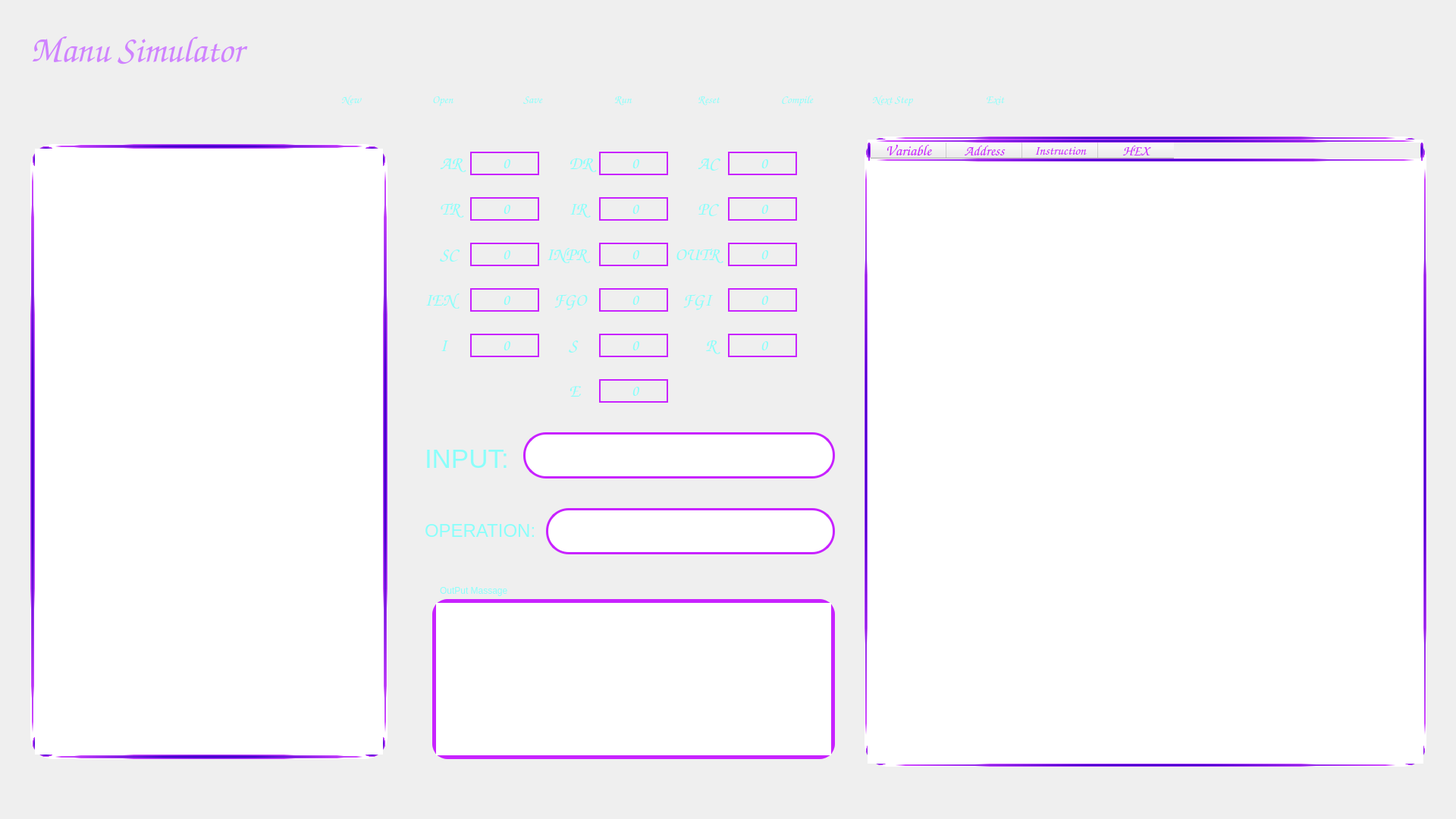
<?xml version="1.0" encoding="UTF-8"?>
<ui version="4.0">
 <class>Widget</class>
 <widget class="QWidget" name="Widget">
  <property name="geometry">
   <rect>
    <x>0</x>
    <y>0</y>
    <width>1920</width>
    <height>1080</height>
   </rect>
  </property>
  <property name="windowTitle">
   <string>Widget</string>
  </property>
  <property name="styleSheet">
   <string notr="true">background-color: rgb(26, 26, 26);
QHeaderView::section {
    background-color: #blabla;
}</string>
  </property>
  <widget class="QTextEdit" name="TextBox">
   <property name="geometry">
    <rect>
     <x>40</x>
     <y>190</y>
     <width>471</width>
     <height>811</height>
    </rect>
   </property>
   <property name="font">
    <font>
     <family>Comic Sans MS</family>
     <pointsize>20</pointsize>
     <bold>true</bold>
    </font>
   </property>
   <property name="styleSheet">
    <string notr="true">border: 6px solid rgb(200, 34, 255);
border-color: qradialgradient(spread:pad, cx:0.5, cy:0.5, radius:0.5, fx:0.5, fy:0.5, stop:0.338798 rgba(67, 0, 206, 255), stop:0.961749 rgba(206, 71, 255, 255), stop:1 rgba(255, 255, 255, 255));
border-radius: 30px;
color: rgb(138, 255, 251);
text-align: center;</string>
   </property>
   <property name="frameShape">
    <enum>QFrame::StyledPanel</enum>
   </property>
   <property name="lineWidth">
    <number>32</number>
   </property>
   <property name="html">
    <string>&lt;!DOCTYPE HTML PUBLIC &quot;-//W3C//DTD HTML 4.0//EN&quot; &quot;http://www.w3.org/TR/REC-html40/strict.dtd&quot;&gt;
&lt;html&gt;&lt;head&gt;&lt;meta name=&quot;qrichtext&quot; content=&quot;1&quot; /&gt;&lt;meta charset=&quot;utf-8&quot; /&gt;&lt;style type=&quot;text/css&quot;&gt;
p, li { white-space: pre-wrap; }
&lt;/style&gt;&lt;/head&gt;&lt;body style=&quot; font-family:'Comic Sans MS'; font-size:20pt; font-weight:700; font-style:normal;&quot;&gt;
&lt;p align=&quot;center&quot; style=&quot;-qt-paragraph-type:empty; margin-top:0px; margin-bottom:0px; margin-left:0px; margin-right:0px; -qt-block-indent:0; text-indent:0px;&quot;&gt;&lt;br /&gt;&lt;/p&gt;&lt;/body&gt;&lt;/html&gt;</string>
   </property>
  </widget>
  <widget class="QPushButton" name="New_Btn">
   <property name="geometry">
    <rect>
     <x>420</x>
     <y>10</y>
     <width>100</width>
     <height>100</height>
    </rect>
   </property>
   <property name="toolTip">
    <string>&lt;html&gt;&lt;head/&gt;&lt;body&gt;&lt;p align=&quot;center&quot;&gt;New&lt;/p&gt;&lt;/body&gt;&lt;/html&gt;</string>
   </property>
   <property name="whatsThis">
    <string>&lt;html&gt;&lt;head/&gt;&lt;body&gt;&lt;p align=&quot;center&quot;&gt;New File&lt;/p&gt;&lt;/body&gt;&lt;/html&gt;</string>
   </property>
   <property name="styleSheet">
    <string notr="true">background-image: url(:/Pictures/New.png);
border: none;</string>
   </property>
   <property name="text">
    <string/>
   </property>
  </widget>
  <widget class="QPushButton" name="Open_Btn">
   <property name="geometry">
    <rect>
     <x>540</x>
     <y>10</y>
     <width>100</width>
     <height>100</height>
    </rect>
   </property>
   <property name="toolTip">
    <string>&lt;html&gt;&lt;head/&gt;&lt;body&gt;&lt;p align=&quot;center&quot;&gt;Open&lt;/p&gt;&lt;/body&gt;&lt;/html&gt;</string>
   </property>
   <property name="whatsThis">
    <string>&lt;html&gt;&lt;head/&gt;&lt;body&gt;&lt;p align=&quot;center&quot;&gt;Open File&lt;/p&gt;&lt;/body&gt;&lt;/html&gt;</string>
   </property>
   <property name="styleSheet">
    <string notr="true">background-image: url(:/Pictures/Open_Folder.png);
border: none;</string>
   </property>
   <property name="text">
    <string/>
   </property>
  </widget>
  <widget class="QPushButton" name="Compile_Btn">
   <property name="geometry">
    <rect>
     <x>1010</x>
     <y>20</y>
     <width>100</width>
     <height>100</height>
    </rect>
   </property>
   <property name="toolTip">
    <string>&lt;html&gt;&lt;head/&gt;&lt;body&gt;&lt;p align=&quot;center&quot;&gt;Compile&lt;/p&gt;&lt;/body&gt;&lt;/html&gt;</string>
   </property>
   <property name="styleSheet">
    <string notr="true">background-image: url(:/Pictures/compile.png);
border: none;</string>
   </property>
   <property name="text">
    <string/>
   </property>
  </widget>
  <widget class="QPushButton" name="Save_Btn">
   <property name="geometry">
    <rect>
     <x>660</x>
     <y>10</y>
     <width>100</width>
     <height>100</height>
    </rect>
   </property>
   <property name="toolTip">
    <string>&lt;html&gt;&lt;head/&gt;&lt;body&gt;&lt;p align=&quot;center&quot;&gt;Save&lt;/p&gt;&lt;/body&gt;&lt;/html&gt;</string>
   </property>
   <property name="styleSheet">
    <string notr="true">background-image: url(:/Pictures/save.png);
border: none;</string>
   </property>
   <property name="text">
    <string/>
   </property>
  </widget>
  <widget class="QPushButton" name="Run_Btn">
   <property name="geometry">
    <rect>
     <x>770</x>
     <y>10</y>
     <width>100</width>
     <height>100</height>
    </rect>
   </property>
   <property name="toolTip">
    <string>&lt;html&gt;&lt;head/&gt;&lt;body&gt;&lt;p align=&quot;center&quot;&gt;Run&lt;/p&gt;&lt;/body&gt;&lt;/html&gt;</string>
   </property>
   <property name="styleSheet">
    <string notr="true">background-image: url(:/Pictures/Run.png);
border: none;</string>
   </property>
   <property name="text">
    <string/>
   </property>
  </widget>
  <widget class="QPushButton" name="Next_Step_Btn">
   <property name="geometry">
    <rect>
     <x>1130</x>
     <y>10</y>
     <width>100</width>
     <height>100</height>
    </rect>
   </property>
   <property name="toolTip">
    <string>&lt;html&gt;&lt;head/&gt;&lt;body&gt;&lt;p align=&quot;center&quot;&gt;Next Step&lt;/p&gt;&lt;/body&gt;&lt;/html&gt;</string>
   </property>
   <property name="styleSheet">
    <string notr="true">background-image: url(:/Pictures/Next.png);
border: none;</string>
   </property>
   <property name="text">
    <string/>
   </property>
  </widget>
  <widget class="QPushButton" name="Reset_Btn">
   <property name="geometry">
    <rect>
     <x>890</x>
     <y>10</y>
     <width>100</width>
     <height>100</height>
    </rect>
   </property>
   <property name="toolTip">
    <string>&lt;html&gt;&lt;head/&gt;&lt;body&gt;&lt;p align=&quot;center&quot;&gt;Reset&lt;/p&gt;&lt;/body&gt;&lt;/html&gt;</string>
   </property>
   <property name="styleSheet">
    <string notr="true">background-image: url(:/Pictures/Reset.png);
border: none;</string>
   </property>
   <property name="text">
    <string/>
   </property>
  </widget>
  <widget class="QLabel" name="Compile">
   <property name="geometry">
    <rect>
     <x>1030</x>
     <y>110</y>
     <width>81</width>
     <height>41</height>
    </rect>
   </property>
   <property name="font">
    <font>
     <family>Comic Sans MS</family>
     <pointsize>11</pointsize>
    </font>
   </property>
   <property name="styleSheet">
    <string notr="true">color: rgb(138, 255, 251);</string>
   </property>
   <property name="text">
    <string>Compile</string>
   </property>
  </widget>
  <widget class="QLabel" name="Reset">
   <property name="geometry">
    <rect>
     <x>920</x>
     <y>110</y>
     <width>81</width>
     <height>41</height>
    </rect>
   </property>
   <property name="font">
    <font>
     <family>Comic Sans MS</family>
     <pointsize>11</pointsize>
    </font>
   </property>
   <property name="styleSheet">
    <string notr="true">color: rgb(138, 255, 251);</string>
   </property>
   <property name="text">
    <string>Reset</string>
   </property>
  </widget>
  <widget class="QLabel" name="Next">
   <property name="geometry">
    <rect>
     <x>1150</x>
     <y>110</y>
     <width>81</width>
     <height>41</height>
    </rect>
   </property>
   <property name="font">
    <font>
     <family>Comic Sans MS</family>
     <pointsize>11</pointsize>
    </font>
   </property>
   <property name="styleSheet">
    <string notr="true">color: rgb(138, 255, 251);</string>
   </property>
   <property name="text">
    <string>Next Step</string>
   </property>
  </widget>
  <widget class="QLabel" name="Run">
   <property name="geometry">
    <rect>
     <x>810</x>
     <y>110</y>
     <width>81</width>
     <height>41</height>
    </rect>
   </property>
   <property name="font">
    <font>
     <family>Comic Sans MS</family>
     <pointsize>11</pointsize>
    </font>
   </property>
   <property name="styleSheet">
    <string notr="true">color: rgb(138, 255, 251);</string>
   </property>
   <property name="text">
    <string>Run</string>
   </property>
  </widget>
  <widget class="QLabel" name="Save">
   <property name="geometry">
    <rect>
     <x>690</x>
     <y>110</y>
     <width>81</width>
     <height>41</height>
    </rect>
   </property>
   <property name="font">
    <font>
     <family>Comic Sans MS</family>
     <pointsize>11</pointsize>
    </font>
   </property>
   <property name="styleSheet">
    <string notr="true">color: rgb(138, 255, 251);</string>
   </property>
   <property name="text">
    <string>Save</string>
   </property>
  </widget>
  <widget class="QLabel" name="Open">
   <property name="geometry">
    <rect>
     <x>570</x>
     <y>110</y>
     <width>81</width>
     <height>41</height>
    </rect>
   </property>
   <property name="font">
    <font>
     <family>Comic Sans MS</family>
     <pointsize>11</pointsize>
    </font>
   </property>
   <property name="styleSheet">
    <string notr="true">color: rgb(138, 255, 251);</string>
   </property>
   <property name="text">
    <string>Open</string>
   </property>
  </widget>
  <widget class="QLabel" name="New">
   <property name="geometry">
    <rect>
     <x>450</x>
     <y>110</y>
     <width>81</width>
     <height>41</height>
    </rect>
   </property>
   <property name="font">
    <font>
     <family>Comic Sans MS</family>
     <pointsize>11</pointsize>
    </font>
   </property>
   <property name="styleSheet">
    <string notr="true">color: rgb(138, 255, 251);</string>
   </property>
   <property name="text">
    <string>New</string>
   </property>
  </widget>
  <widget class="QLabel" name="label">
   <property name="geometry">
    <rect>
     <x>560</x>
     <y>570</y>
     <width>161</width>
     <height>71</height>
    </rect>
   </property>
   <property name="styleSheet">
    <string notr="true">color: rgb(138, 255, 251);</string>
   </property>
   <property name="lineWidth">
    <number>1</number>
   </property>
   <property name="text">
    <string>&lt;html&gt;&lt;head/&gt;&lt;body&gt;&lt;p&gt;&lt;span style=&quot; font-size:26pt;&quot;&gt;INPUT:&lt;/span&gt;&lt;/p&gt;&lt;/body&gt;&lt;/html&gt;</string>
   </property>
  </widget>
  <widget class="QLineEdit" name="input">
   <property name="geometry">
    <rect>
     <x>690</x>
     <y>570</y>
     <width>411</width>
     <height>61</height>
    </rect>
   </property>
   <property name="font">
    <font>
     <family>Comic Sans MS</family>
     <pointsize>14</pointsize>
    </font>
   </property>
   <property name="styleSheet">
    <string notr="true">border: 3px solid rgb(200, 34, 255);
border-radius: 30px;
color: rgb(138, 255, 251);</string>
   </property>
  </widget>
  <widget class="QTextBrowser" name="OutPut_Message">
   <property name="geometry">
    <rect>
     <x>570</x>
     <y>790</y>
     <width>531</width>
     <height>211</height>
    </rect>
   </property>
   <property name="font">
    <font>
     <family>Comic Sans MS</family>
     <pointsize>12</pointsize>
    </font>
   </property>
   <property name="styleSheet">
    <string notr="true">border: 5px solid rgb(200, 34, 255);
border-radius: 20px;
color: rgb(138, 255, 251);</string>
   </property>
  </widget>
  <widget class="QLabel" name="label_2">
   <property name="geometry">
    <rect>
     <x>560</x>
     <y>680</y>
     <width>181</width>
     <height>41</height>
    </rect>
   </property>
   <property name="styleSheet">
    <string notr="true">color: rgb(138, 255, 251);</string>
   </property>
   <property name="lineWidth">
    <number>1</number>
   </property>
   <property name="text">
    <string>&lt;html&gt;&lt;head/&gt;&lt;body&gt;&lt;p&gt;&lt;span style=&quot; font-size:18pt;&quot;&gt;OPERATION:&lt;/span&gt;&lt;/p&gt;&lt;/body&gt;&lt;/html&gt;</string>
   </property>
  </widget>
  <widget class="QLineEdit" name="Def_Op">
   <property name="geometry">
    <rect>
     <x>720</x>
     <y>670</y>
     <width>381</width>
     <height>61</height>
    </rect>
   </property>
   <property name="font">
    <font>
     <family>Comic Sans MS</family>
     <pointsize>11</pointsize>
    </font>
   </property>
   <property name="styleSheet">
    <string notr="true">border: 3px solid rgb(200, 34, 255);
border-radius: 30px;
color: rgb(138, 255, 251);</string>
   </property>
   <property name="text">
    <string/>
   </property>
  </widget>
  <widget class="QTableWidget" name="Answer_Table">
   <property name="geometry">
    <rect>
     <x>1140</x>
     <y>180</y>
     <width>741</width>
     <height>831</height>
    </rect>
   </property>
   <property name="font">
    <font>
     <pointsize>18</pointsize>
    </font>
   </property>
   <property name="styleSheet">
    <string notr="true">border: 4px solid rgb(200, 34, 255);
border-color: qradialgradient(spread:pad, cx:0.5, cy:0.5, radius:0.5, fx:0.5, fy:0.5, stop:0.338798 rgba(67, 0, 206, 255), stop:0.961749 rgba(206, 71, 255, 255), stop:1 rgba(255, 255, 255, 255));
border-radius: 30px;
color: rgb(200, 34, 255);
</string>
   </property>
   <property name="frameShape">
    <enum>QFrame::StyledPanel</enum>
   </property>
   <property name="gridStyle">
    <enum>Qt::DashLine</enum>
   </property>
   <property name="rowCount">
    <number>0</number>
   </property>
   <attribute name="horizontalHeaderVisible">
    <bool>true</bool>
   </attribute>
   <attribute name="horizontalHeaderHighlightSections">
    <bool>true</bool>
   </attribute>
   <attribute name="verticalHeaderVisible">
    <bool>true</bool>
   </attribute>
   <column>
    <property name="text">
     <string>Variable</string>
    </property>
    <property name="font">
     <font>
      <family>Comic Sans MS</family>
      <pointsize>15</pointsize>
     </font>
    </property>
    <property name="foreground">
     <brush brushstyle="NoBrush">
      <color alpha="255">
       <red>0</red>
       <green>0</green>
       <blue>0</blue>
      </color>
     </brush>
    </property>
   </column>
   <column>
    <property name="text">
     <string>Address</string>
    </property>
    <property name="font">
     <font>
      <family>Comic Sans MS</family>
      <pointsize>14</pointsize>
     </font>
    </property>
    <property name="foreground">
     <brush brushstyle="NoBrush">
      <color alpha="255">
       <red>0</red>
       <green>0</green>
       <blue>0</blue>
      </color>
     </brush>
    </property>
   </column>
   <column>
    <property name="text">
     <string>Instruction</string>
    </property>
    <property name="font">
     <font>
      <family>Comic Sans MS</family>
      <pointsize>13</pointsize>
     </font>
    </property>
    <property name="foreground">
     <brush brushstyle="NoBrush">
      <color alpha="255">
       <red>0</red>
       <green>0</green>
       <blue>0</blue>
      </color>
     </brush>
    </property>
   </column>
   <column>
    <property name="text">
     <string>HEX</string>
    </property>
    <property name="font">
     <font>
      <family>Comic Sans MS</family>
      <pointsize>14</pointsize>
      <strikeout>false</strikeout>
     </font>
    </property>
    <property name="foreground">
     <brush brushstyle="NoBrush">
      <color alpha="255">
       <red>0</red>
       <green>0</green>
       <blue>0</blue>
      </color>
     </brush>
    </property>
   </column>
  </widget>
  <widget class="QLabel" name="label_3">
   <property name="geometry">
    <rect>
     <x>580</x>
     <y>770</y>
     <width>111</width>
     <height>17</height>
    </rect>
   </property>
   <property name="styleSheet">
    <string notr="true">color: rgb(138, 255, 251);</string>
   </property>
   <property name="text">
    <string>OutPut Massage</string>
   </property>
  </widget>
  <widget class="QLabel" name="label_4">
   <property name="geometry">
    <rect>
     <x>580</x>
     <y>200</y>
     <width>41</width>
     <height>31</height>
    </rect>
   </property>
   <property name="font">
    <font>
     <family>Comic Sans MS</family>
     <pointsize>18</pointsize>
    </font>
   </property>
   <property name="styleSheet">
    <string notr="true">color: rgb(138, 255, 251);</string>
   </property>
   <property name="text">
    <string>AR</string>
   </property>
  </widget>
  <widget class="QLabel" name="AR_Box">
   <property name="geometry">
    <rect>
     <x>620</x>
     <y>200</y>
     <width>91</width>
     <height>31</height>
    </rect>
   </property>
   <property name="font">
    <font>
     <family>Comic Sans MS</family>
     <pointsize>16</pointsize>
    </font>
   </property>
   <property name="styleSheet">
    <string notr="true">border: 2px solid rgb(200, 34, 255);
border-radius: 30px;
color: rgb(138, 255, 251);</string>
   </property>
   <property name="frameShape">
    <enum>QFrame::StyledPanel</enum>
   </property>
   <property name="text">
    <string>&lt;html&gt;&lt;head/&gt;&lt;body&gt;&lt;p align=&quot;center&quot;&gt;0&lt;/p&gt;&lt;/body&gt;&lt;/html&gt;</string>
   </property>
  </widget>
  <widget class="QLabel" name="label_6">
   <property name="geometry">
    <rect>
     <x>750</x>
     <y>200</y>
     <width>41</width>
     <height>31</height>
    </rect>
   </property>
   <property name="font">
    <font>
     <family>Comic Sans MS</family>
     <pointsize>18</pointsize>
    </font>
   </property>
   <property name="styleSheet">
    <string notr="true">color: rgb(138, 255, 251);</string>
   </property>
   <property name="text">
    <string>DR</string>
   </property>
  </widget>
  <widget class="QLabel" name="label_8">
   <property name="geometry">
    <rect>
     <x>920</x>
     <y>200</y>
     <width>41</width>
     <height>31</height>
    </rect>
   </property>
   <property name="font">
    <font>
     <family>Comic Sans MS</family>
     <pointsize>18</pointsize>
    </font>
   </property>
   <property name="styleSheet">
    <string notr="true">color: rgb(138, 255, 251);</string>
   </property>
   <property name="text">
    <string>AC</string>
   </property>
  </widget>
  <widget class="QLabel" name="TR_label">
   <property name="geometry">
    <rect>
     <x>580</x>
     <y>260</y>
     <width>41</width>
     <height>31</height>
    </rect>
   </property>
   <property name="font">
    <font>
     <family>Comic Sans MS</family>
     <pointsize>18</pointsize>
    </font>
   </property>
   <property name="styleSheet">
    <string notr="true">color: rgb(138, 255, 251);</string>
   </property>
   <property name="text">
    <string>TR</string>
   </property>
  </widget>
  <widget class="QLabel" name="label_14">
   <property name="geometry">
    <rect>
     <x>750</x>
     <y>260</y>
     <width>41</width>
     <height>31</height>
    </rect>
   </property>
   <property name="font">
    <font>
     <family>Comic Sans MS</family>
     <pointsize>18</pointsize>
    </font>
   </property>
   <property name="styleSheet">
    <string notr="true">color: rgb(138, 255, 251);</string>
   </property>
   <property name="text">
    <string>IR</string>
   </property>
  </widget>
  <widget class="QLabel" name="label_16">
   <property name="geometry">
    <rect>
     <x>920</x>
     <y>260</y>
     <width>41</width>
     <height>31</height>
    </rect>
   </property>
   <property name="font">
    <font>
     <family>Comic Sans MS</family>
     <pointsize>18</pointsize>
    </font>
   </property>
   <property name="styleSheet">
    <string notr="true">color: rgb(138, 255, 251);</string>
   </property>
   <property name="text">
    <string>PC</string>
   </property>
  </widget>
  <widget class="QLabel" name="label_18">
   <property name="geometry">
    <rect>
     <x>580</x>
     <y>320</y>
     <width>41</width>
     <height>31</height>
    </rect>
   </property>
   <property name="font">
    <font>
     <family>Comic Sans MS</family>
     <pointsize>18</pointsize>
    </font>
   </property>
   <property name="styleSheet">
    <string notr="true">color: rgb(138, 255, 251);</string>
   </property>
   <property name="text">
    <string>SC</string>
   </property>
  </widget>
  <widget class="QLabel" name="label_20">
   <property name="geometry">
    <rect>
     <x>720</x>
     <y>320</y>
     <width>71</width>
     <height>31</height>
    </rect>
   </property>
   <property name="font">
    <font>
     <family>Comic Sans MS</family>
     <pointsize>18</pointsize>
    </font>
   </property>
   <property name="styleSheet">
    <string notr="true">color: rgb(138, 255, 251);</string>
   </property>
   <property name="text">
    <string>INPR</string>
   </property>
  </widget>
  <widget class="QLabel" name="label_22">
   <property name="geometry">
    <rect>
     <x>890</x>
     <y>320</y>
     <width>71</width>
     <height>31</height>
    </rect>
   </property>
   <property name="font">
    <font>
     <family>Comic Sans MS</family>
     <pointsize>18</pointsize>
    </font>
   </property>
   <property name="styleSheet">
    <string notr="true">color: rgb(138, 255, 251);</string>
   </property>
   <property name="text">
    <string>OUTR</string>
   </property>
  </widget>
  <widget class="QLabel" name="label_24">
   <property name="geometry">
    <rect>
     <x>560</x>
     <y>380</y>
     <width>51</width>
     <height>31</height>
    </rect>
   </property>
   <property name="font">
    <font>
     <family>Comic Sans MS</family>
     <pointsize>18</pointsize>
    </font>
   </property>
   <property name="styleSheet">
    <string notr="true">color: rgb(138, 255, 251);</string>
   </property>
   <property name="text">
    <string>IEN</string>
   </property>
  </widget>
  <widget class="QLabel" name="label_26">
   <property name="geometry">
    <rect>
     <x>730</x>
     <y>380</y>
     <width>51</width>
     <height>31</height>
    </rect>
   </property>
   <property name="font">
    <font>
     <family>Comic Sans MS</family>
     <pointsize>18</pointsize>
    </font>
   </property>
   <property name="styleSheet">
    <string notr="true">color: rgb(138, 255, 251);</string>
   </property>
   <property name="text">
    <string>FGO</string>
   </property>
  </widget>
  <widget class="QLabel" name="label_28">
   <property name="geometry">
    <rect>
     <x>900</x>
     <y>380</y>
     <width>51</width>
     <height>31</height>
    </rect>
   </property>
   <property name="font">
    <font>
     <family>Comic Sans MS</family>
     <pointsize>18</pointsize>
    </font>
   </property>
   <property name="styleSheet">
    <string notr="true">color: rgb(138, 255, 251);</string>
   </property>
   <property name="text">
    <string>FGI</string>
   </property>
  </widget>
  <widget class="QLabel" name="label_30">
   <property name="geometry">
    <rect>
     <x>580</x>
     <y>440</y>
     <width>41</width>
     <height>31</height>
    </rect>
   </property>
   <property name="font">
    <font>
     <family>Comic Sans MS</family>
     <pointsize>18</pointsize>
    </font>
   </property>
   <property name="styleSheet">
    <string notr="true">color: rgb(138, 255, 251);</string>
   </property>
   <property name="text">
    <string>I</string>
   </property>
  </widget>
  <widget class="QLabel" name="label_32">
   <property name="geometry">
    <rect>
     <x>750</x>
     <y>440</y>
     <width>41</width>
     <height>31</height>
    </rect>
   </property>
   <property name="font">
    <font>
     <family>Comic Sans MS</family>
     <pointsize>18</pointsize>
    </font>
   </property>
   <property name="styleSheet">
    <string notr="true">color: rgb(138, 255, 251);</string>
   </property>
   <property name="text">
    <string>S</string>
   </property>
  </widget>
  <widget class="QLabel" name="label_34">
   <property name="geometry">
    <rect>
     <x>930</x>
     <y>440</y>
     <width>41</width>
     <height>31</height>
    </rect>
   </property>
   <property name="font">
    <font>
     <family>Comic Sans MS</family>
     <pointsize>18</pointsize>
    </font>
   </property>
   <property name="styleSheet">
    <string notr="true">color: rgb(138, 255, 251);</string>
   </property>
   <property name="text">
    <string>R</string>
   </property>
  </widget>
  <widget class="QLabel" name="label_36">
   <property name="geometry">
    <rect>
     <x>750</x>
     <y>500</y>
     <width>41</width>
     <height>31</height>
    </rect>
   </property>
   <property name="font">
    <font>
     <family>Comic Sans MS</family>
     <pointsize>18</pointsize>
    </font>
   </property>
   <property name="styleSheet">
    <string notr="true">color: rgb(138, 255, 251);</string>
   </property>
   <property name="text">
    <string>E</string>
   </property>
  </widget>
  <widget class="QLabel" name="DR_Box">
   <property name="geometry">
    <rect>
     <x>790</x>
     <y>200</y>
     <width>91</width>
     <height>31</height>
    </rect>
   </property>
   <property name="font">
    <font>
     <family>Comic Sans MS</family>
     <pointsize>16</pointsize>
    </font>
   </property>
   <property name="styleSheet">
    <string notr="true">border: 2px solid rgb(200, 34, 255);
border-radius: 30px;
color: rgb(138, 255, 251);</string>
   </property>
   <property name="frameShape">
    <enum>QFrame::StyledPanel</enum>
   </property>
   <property name="text">
    <string>&lt;html&gt;&lt;head/&gt;&lt;body&gt;&lt;p align=&quot;center&quot;&gt;0&lt;/p&gt;&lt;/body&gt;&lt;/html&gt;</string>
   </property>
  </widget>
  <widget class="QLabel" name="AC_Box">
   <property name="geometry">
    <rect>
     <x>960</x>
     <y>200</y>
     <width>91</width>
     <height>31</height>
    </rect>
   </property>
   <property name="font">
    <font>
     <family>Comic Sans MS</family>
     <pointsize>16</pointsize>
    </font>
   </property>
   <property name="styleSheet">
    <string notr="true">border: 2px solid rgb(200, 34, 255);
border-radius: 30px;
color: rgb(138, 255, 251);</string>
   </property>
   <property name="frameShape">
    <enum>QFrame::StyledPanel</enum>
   </property>
   <property name="text">
    <string>&lt;html&gt;&lt;head/&gt;&lt;body&gt;&lt;p align=&quot;center&quot;&gt;0&lt;/p&gt;&lt;/body&gt;&lt;/html&gt;</string>
   </property>
  </widget>
  <widget class="QLabel" name="TR_Box">
   <property name="geometry">
    <rect>
     <x>620</x>
     <y>260</y>
     <width>91</width>
     <height>31</height>
    </rect>
   </property>
   <property name="font">
    <font>
     <family>Comic Sans MS</family>
     <pointsize>16</pointsize>
    </font>
   </property>
   <property name="styleSheet">
    <string notr="true">border: 2px solid rgb(200, 34, 255);
border-radius: 30px;
color: rgb(138, 255, 251);</string>
   </property>
   <property name="frameShape">
    <enum>QFrame::StyledPanel</enum>
   </property>
   <property name="text">
    <string>&lt;html&gt;&lt;head/&gt;&lt;body&gt;&lt;p align=&quot;center&quot;&gt;0&lt;/p&gt;&lt;/body&gt;&lt;/html&gt;</string>
   </property>
  </widget>
  <widget class="QLabel" name="IR_Box">
   <property name="geometry">
    <rect>
     <x>790</x>
     <y>260</y>
     <width>91</width>
     <height>31</height>
    </rect>
   </property>
   <property name="font">
    <font>
     <family>Comic Sans MS</family>
     <pointsize>16</pointsize>
    </font>
   </property>
   <property name="styleSheet">
    <string notr="true">border: 2px solid rgb(200, 34, 255);
border-radius: 30px;
color: rgb(138, 255, 251);</string>
   </property>
   <property name="frameShape">
    <enum>QFrame::StyledPanel</enum>
   </property>
   <property name="text">
    <string>&lt;html&gt;&lt;head/&gt;&lt;body&gt;&lt;p align=&quot;center&quot;&gt;0&lt;/p&gt;&lt;/body&gt;&lt;/html&gt;</string>
   </property>
  </widget>
  <widget class="QLabel" name="PC_Box">
   <property name="geometry">
    <rect>
     <x>960</x>
     <y>260</y>
     <width>91</width>
     <height>31</height>
    </rect>
   </property>
   <property name="font">
    <font>
     <family>Comic Sans MS</family>
     <pointsize>16</pointsize>
    </font>
   </property>
   <property name="styleSheet">
    <string notr="true">border: 2px solid rgb(200, 34, 255);
border-radius: 30px;
color: rgb(138, 255, 251);</string>
   </property>
   <property name="frameShape">
    <enum>QFrame::StyledPanel</enum>
   </property>
   <property name="text">
    <string>&lt;html&gt;&lt;head/&gt;&lt;body&gt;&lt;p align=&quot;center&quot;&gt;0&lt;/p&gt;&lt;/body&gt;&lt;/html&gt;</string>
   </property>
  </widget>
  <widget class="QLabel" name="SC_Box">
   <property name="geometry">
    <rect>
     <x>620</x>
     <y>320</y>
     <width>91</width>
     <height>31</height>
    </rect>
   </property>
   <property name="font">
    <font>
     <family>Comic Sans MS</family>
     <pointsize>16</pointsize>
    </font>
   </property>
   <property name="styleSheet">
    <string notr="true">border: 2px solid rgb(200, 34, 255);
border-radius: 30px;
color: rgb(138, 255, 251);</string>
   </property>
   <property name="frameShape">
    <enum>QFrame::StyledPanel</enum>
   </property>
   <property name="text">
    <string>&lt;html&gt;&lt;head/&gt;&lt;body&gt;&lt;p align=&quot;center&quot;&gt;0&lt;/p&gt;&lt;/body&gt;&lt;/html&gt;</string>
   </property>
  </widget>
  <widget class="QLabel" name="INPR_Box">
   <property name="geometry">
    <rect>
     <x>790</x>
     <y>320</y>
     <width>91</width>
     <height>31</height>
    </rect>
   </property>
   <property name="font">
    <font>
     <family>Comic Sans MS</family>
     <pointsize>16</pointsize>
    </font>
   </property>
   <property name="styleSheet">
    <string notr="true">border: 2px solid rgb(200, 34, 255);
border-radius: 30px;
color: rgb(138, 255, 251);</string>
   </property>
   <property name="frameShape">
    <enum>QFrame::StyledPanel</enum>
   </property>
   <property name="text">
    <string>&lt;html&gt;&lt;head/&gt;&lt;body&gt;&lt;p align=&quot;center&quot;&gt;0&lt;/p&gt;&lt;/body&gt;&lt;/html&gt;</string>
   </property>
  </widget>
  <widget class="QLabel" name="OUTR_Box">
   <property name="geometry">
    <rect>
     <x>960</x>
     <y>320</y>
     <width>91</width>
     <height>31</height>
    </rect>
   </property>
   <property name="font">
    <font>
     <family>Comic Sans MS</family>
     <pointsize>16</pointsize>
    </font>
   </property>
   <property name="styleSheet">
    <string notr="true">border: 2px solid rgb(200, 34, 255);
border-radius: 30px;
color: rgb(138, 255, 251);</string>
   </property>
   <property name="frameShape">
    <enum>QFrame::StyledPanel</enum>
   </property>
   <property name="text">
    <string>&lt;html&gt;&lt;head/&gt;&lt;body&gt;&lt;p align=&quot;center&quot;&gt;0&lt;/p&gt;&lt;/body&gt;&lt;/html&gt;</string>
   </property>
  </widget>
  <widget class="QLabel" name="IEN_Box">
   <property name="geometry">
    <rect>
     <x>620</x>
     <y>380</y>
     <width>91</width>
     <height>31</height>
    </rect>
   </property>
   <property name="font">
    <font>
     <family>Comic Sans MS</family>
     <pointsize>16</pointsize>
    </font>
   </property>
   <property name="styleSheet">
    <string notr="true">border: 2px solid rgb(200, 34, 255);
border-radius: 30px;
color: rgb(138, 255, 251);</string>
   </property>
   <property name="frameShape">
    <enum>QFrame::StyledPanel</enum>
   </property>
   <property name="text">
    <string>&lt;html&gt;&lt;head/&gt;&lt;body&gt;&lt;p align=&quot;center&quot;&gt;0&lt;/p&gt;&lt;/body&gt;&lt;/html&gt;</string>
   </property>
  </widget>
  <widget class="QLabel" name="FGO_Box">
   <property name="geometry">
    <rect>
     <x>790</x>
     <y>380</y>
     <width>91</width>
     <height>31</height>
    </rect>
   </property>
   <property name="font">
    <font>
     <family>Comic Sans MS</family>
     <pointsize>16</pointsize>
    </font>
   </property>
   <property name="styleSheet">
    <string notr="true">border: 2px solid rgb(200, 34, 255);
border-radius: 30px;
color: rgb(138, 255, 251);</string>
   </property>
   <property name="frameShape">
    <enum>QFrame::StyledPanel</enum>
   </property>
   <property name="text">
    <string>&lt;html&gt;&lt;head/&gt;&lt;body&gt;&lt;p align=&quot;center&quot;&gt;0&lt;/p&gt;&lt;/body&gt;&lt;/html&gt;</string>
   </property>
  </widget>
  <widget class="QLabel" name="FGI_Box">
   <property name="geometry">
    <rect>
     <x>960</x>
     <y>380</y>
     <width>91</width>
     <height>31</height>
    </rect>
   </property>
   <property name="font">
    <font>
     <family>Comic Sans MS</family>
     <pointsize>16</pointsize>
    </font>
   </property>
   <property name="styleSheet">
    <string notr="true">border: 2px solid rgb(200, 34, 255);
border-radius: 30px;
color: rgb(138, 255, 251);</string>
   </property>
   <property name="frameShape">
    <enum>QFrame::StyledPanel</enum>
   </property>
   <property name="text">
    <string>&lt;html&gt;&lt;head/&gt;&lt;body&gt;&lt;p align=&quot;center&quot;&gt;0&lt;/p&gt;&lt;/body&gt;&lt;/html&gt;</string>
   </property>
  </widget>
  <widget class="QLabel" name="I_Box">
   <property name="geometry">
    <rect>
     <x>620</x>
     <y>440</y>
     <width>91</width>
     <height>31</height>
    </rect>
   </property>
   <property name="font">
    <font>
     <family>Comic Sans MS</family>
     <pointsize>16</pointsize>
    </font>
   </property>
   <property name="styleSheet">
    <string notr="true">border: 2px solid rgb(200, 34, 255);
border-radius: 30px;
color: rgb(138, 255, 251);</string>
   </property>
   <property name="frameShape">
    <enum>QFrame::StyledPanel</enum>
   </property>
   <property name="text">
    <string>&lt;html&gt;&lt;head/&gt;&lt;body&gt;&lt;p align=&quot;center&quot;&gt;0&lt;/p&gt;&lt;/body&gt;&lt;/html&gt;</string>
   </property>
  </widget>
  <widget class="QLabel" name="S_Box">
   <property name="geometry">
    <rect>
     <x>790</x>
     <y>440</y>
     <width>91</width>
     <height>31</height>
    </rect>
   </property>
   <property name="font">
    <font>
     <family>Comic Sans MS</family>
     <pointsize>16</pointsize>
    </font>
   </property>
   <property name="styleSheet">
    <string notr="true">border: 2px solid rgb(200, 34, 255);
border-radius: 30px;
color: rgb(138, 255, 251);</string>
   </property>
   <property name="frameShape">
    <enum>QFrame::StyledPanel</enum>
   </property>
   <property name="text">
    <string>&lt;html&gt;&lt;head/&gt;&lt;body&gt;&lt;p align=&quot;center&quot;&gt;0&lt;/p&gt;&lt;/body&gt;&lt;/html&gt;</string>
   </property>
  </widget>
  <widget class="QLabel" name="R_Box">
   <property name="geometry">
    <rect>
     <x>960</x>
     <y>440</y>
     <width>91</width>
     <height>31</height>
    </rect>
   </property>
   <property name="font">
    <font>
     <family>Comic Sans MS</family>
     <pointsize>16</pointsize>
    </font>
   </property>
   <property name="styleSheet">
    <string notr="true">border: 2px solid rgb(200, 34, 255);
border-radius: 30px;
color: rgb(138, 255, 251);</string>
   </property>
   <property name="frameShape">
    <enum>QFrame::StyledPanel</enum>
   </property>
   <property name="text">
    <string>&lt;html&gt;&lt;head/&gt;&lt;body&gt;&lt;p align=&quot;center&quot;&gt;0&lt;/p&gt;&lt;/body&gt;&lt;/html&gt;</string>
   </property>
  </widget>
  <widget class="QLabel" name="E_Box">
   <property name="geometry">
    <rect>
     <x>790</x>
     <y>500</y>
     <width>91</width>
     <height>31</height>
    </rect>
   </property>
   <property name="font">
    <font>
     <family>Comic Sans MS</family>
     <pointsize>16</pointsize>
    </font>
   </property>
   <property name="styleSheet">
    <string notr="true">border: 2px solid rgb(200, 34, 255);
border-radius: 30px;
color: rgb(138, 255, 251);</string>
   </property>
   <property name="frameShape">
    <enum>QFrame::StyledPanel</enum>
   </property>
   <property name="text">
    <string>&lt;html&gt;&lt;head/&gt;&lt;body&gt;&lt;p align=&quot;center&quot;&gt;0&lt;/p&gt;&lt;/body&gt;&lt;/html&gt;</string>
   </property>
  </widget>
  <widget class="QLabel" name="label_5">
   <property name="geometry">
    <rect>
     <x>40</x>
     <y>10</y>
     <width>361</width>
     <height>111</height>
    </rect>
   </property>
   <property name="font">
    <font>
     <family>Comic Sans MS</family>
     <pointsize>36</pointsize>
    </font>
   </property>
   <property name="styleSheet">
    <string notr="true">color: rgb(193, 105, 255);
color: rgb(207, 131, 255);</string>
   </property>
   <property name="text">
    <string>Manu Simulator</string>
   </property>
  </widget>
  <widget class="QPushButton" name="Exit">
   <property name="geometry">
    <rect>
     <x>1260</x>
     <y>10</y>
     <width>100</width>
     <height>100</height>
    </rect>
   </property>
   <property name="toolTip">
    <string>&lt;html&gt;&lt;head/&gt;&lt;body&gt;&lt;p align=&quot;center&quot;&gt;Next Step&lt;/p&gt;&lt;/body&gt;&lt;/html&gt;</string>
   </property>
   <property name="styleSheet">
    <string notr="true">background-image: url(:/Pictures/exit.png);
border: none;</string>
   </property>
   <property name="text">
    <string/>
   </property>
  </widget>
  <widget class="QLabel" name="Exit_label">
   <property name="geometry">
    <rect>
     <x>1300</x>
     <y>110</y>
     <width>81</width>
     <height>41</height>
    </rect>
   </property>
   <property name="font">
    <font>
     <family>Comic Sans MS</family>
     <pointsize>11</pointsize>
    </font>
   </property>
   <property name="styleSheet">
    <string notr="true">color: rgb(138, 255, 251);</string>
   </property>
   <property name="text">
    <string>Exit</string>
   </property>
  </widget>
 </widget>
 <resources/>
 <connections/>
</ui>
